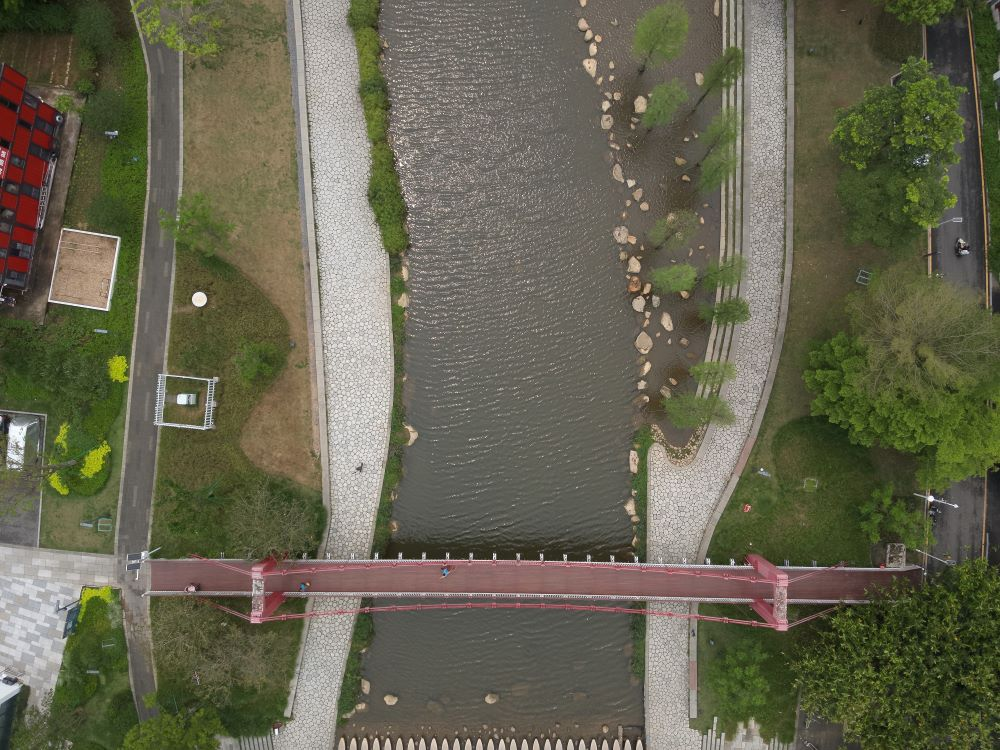
#> input picture 0029_W.jpg, 1000 x 750 px
$ python app.py
#> lines starting #> are read from the running program, lines starting #| are printed output that depends on the picture
import cv2
import numpy as np
from matplotlib import pyplot

# 初始化SIFT检测器

# 读取图片
img2 = cv2.imread('0029_W.jpg', 1)
#> img2 is the input picture: shape (750, 1000, 3); mean B, G, R 80.5, 100.6, 102.2
img1 = cv2.imread('0028_W.jpg', 1)
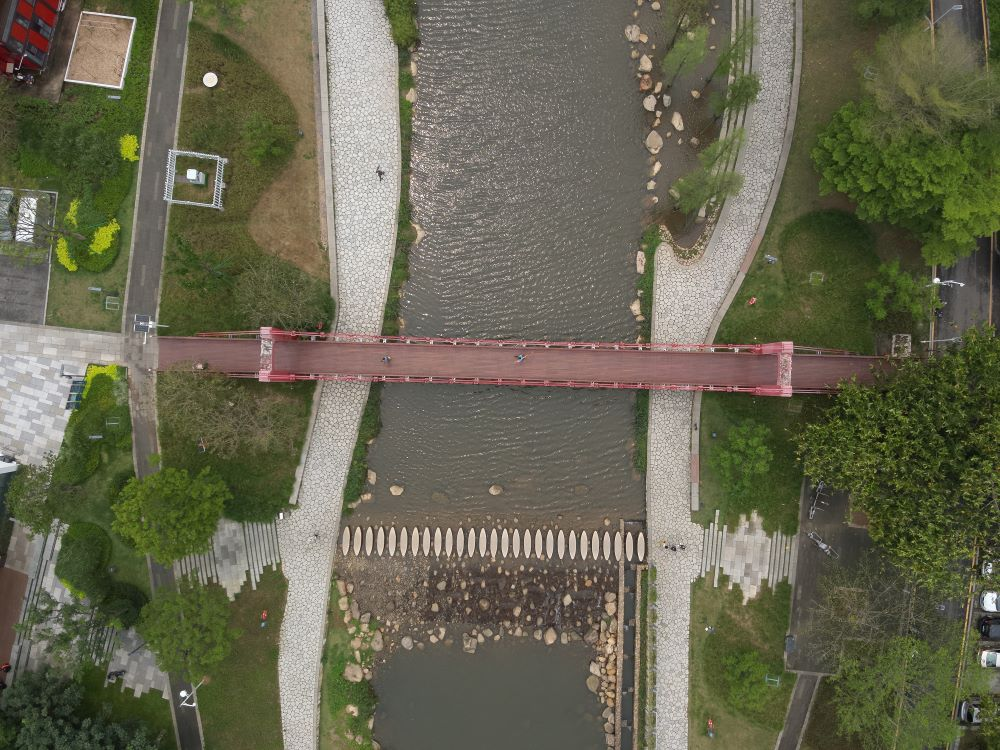
#> input picture 0028_W.jpg, 1000 x 750 px
#> img1 is the input picture: shape (750, 1000, 3); mean B, G, R 81.3, 102.4, 103.6

# 读取灰度图片
img1_gray = cv2.cvtColor(img1, cv2.COLOR_BGR2GRAY)
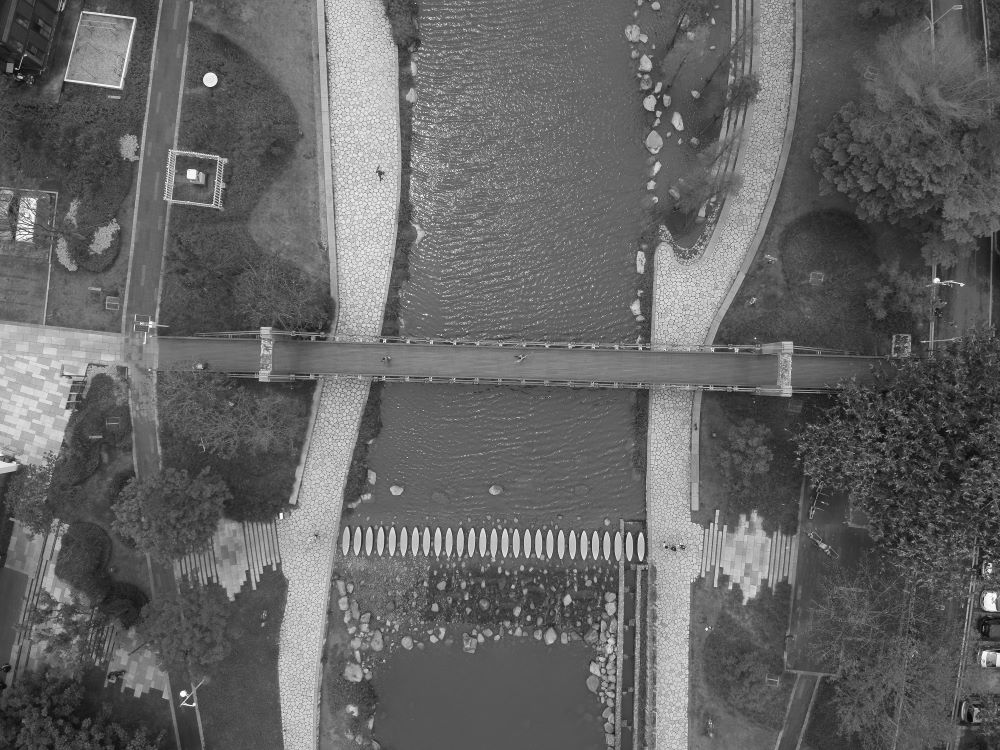
#> img1_gray: shape (750, 1000); min 1, max 255, mean 100.4
img2_gray = cv2.cvtColor(img2, cv2.COLOR_BGR2GRAY)
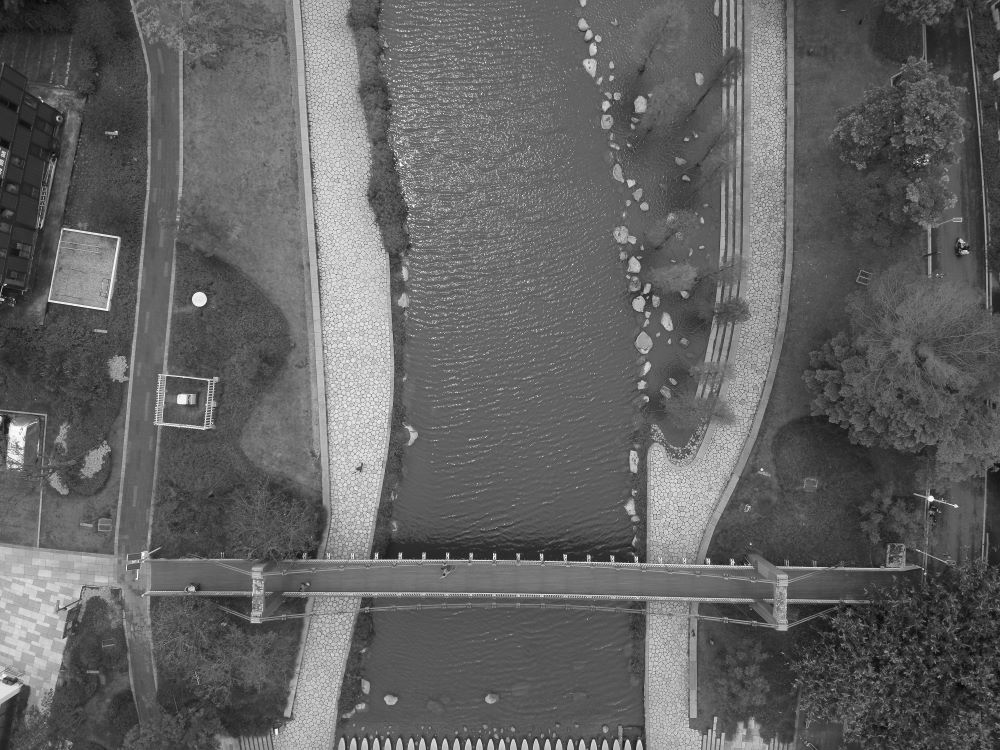
#> img2_gray: shape (750, 1000); min 2, max 255, mean 98.8

sift = cv2.xfeatures2d.SIFT_create()

# 找到关键点和描述符
kp1, des1 = sift.detectAndCompute(img1_gray, None)
#> kp1 = 5150 keypoints; strongest (x, y, size): (183, 693, 4.1), (210, 79, 9.1), (936, 280, 4), (191, 174, 7.1)
kp2, des2 = sift.detectAndCompute(img2_gray, None)
#> kp2 = 4258 keypoints; strongest (x, y, size): (931, 498, 4.2), (182, 399, 7.2), (276, 730, 2.2), (494, 555, 2.8)

# 使用FLANN进行匹配
FLANN_INDEX_KDTREE = 0
index_params = dict(algorithm=FLANN_INDEX_KDTREE, trees=5)
search_params = dict(checks=50)
flann = cv2.FlannBasedMatcher(index_params, search_params)
matches = flann.knnMatch(des1, des2, k=2)
#> matches = 5150 matches

# 仅保存良好的匹配
good = []
for m, n in matches:
    if m.distance < 0.3 * n.distance:
        good.append(m)
#> after the loop, good = 96 matches

    # 绘制匹配点
img3 = cv2.drawMatches(img1_gray, kp1, img2_gray, kp2, good, None, flags=2)
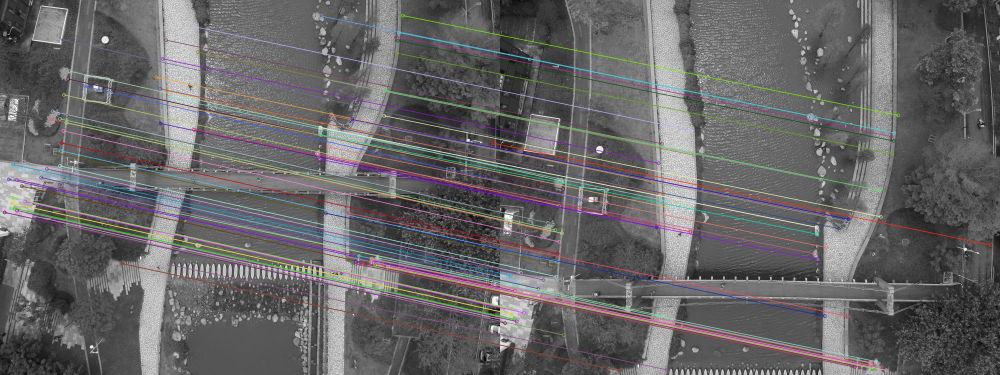
#> img3: shape (750, 2000, 3) (shown at 1/2 size); mean of channels 0, 1, 2 102.1, 101.3, 102.6; drawn as B, G, R
    # 显示图片
cv2.imshow('img3', img3)

    # 计算单应性矩阵
src_pts = np.float32([kp1[m.queryIdx].pt for m in good]).reshape(-1, 1, 2)
#> src_pts = 96 rows, first 8: [7.3, 418.4], [9.07, 424.4], [9.07, 424.4], [17.34, 358.4], [20.66, 416.5], [23.99, 406], [23.99, 406], [25.05, 357.1]
dst_pts = np.float32([kp2[m.trainIdx].pt for m in good]).reshape(-1, 1, 2)
#> dst_pts = 96 rows, first 8: [7.29, 639.3], [9.69, 645.7], [9.69, 645.7], [13.89, 580.7], [20.16, 638.2], [22.78, 627.9], [22.78, 627.9], [20.96, 579.2]
M, mask = cv2.findHomography(src_pts, dst_pts, cv2.RANSAC, 5.0)
#> M = [[0.963, 0.0243, -10.55], [-0.0602, 1, 226.6], [-5.55e-05, 1.75e-05, 1]]; mask = 96 values, max 1 at index 0, min 0 at index 41, mean 0.781

# 使用单应性矩阵对齐图像
h, w = img1_gray.shape
#> h = 750; w = 1000
aligned_img = cv2.warpPerspective(img2, M, (w, h))
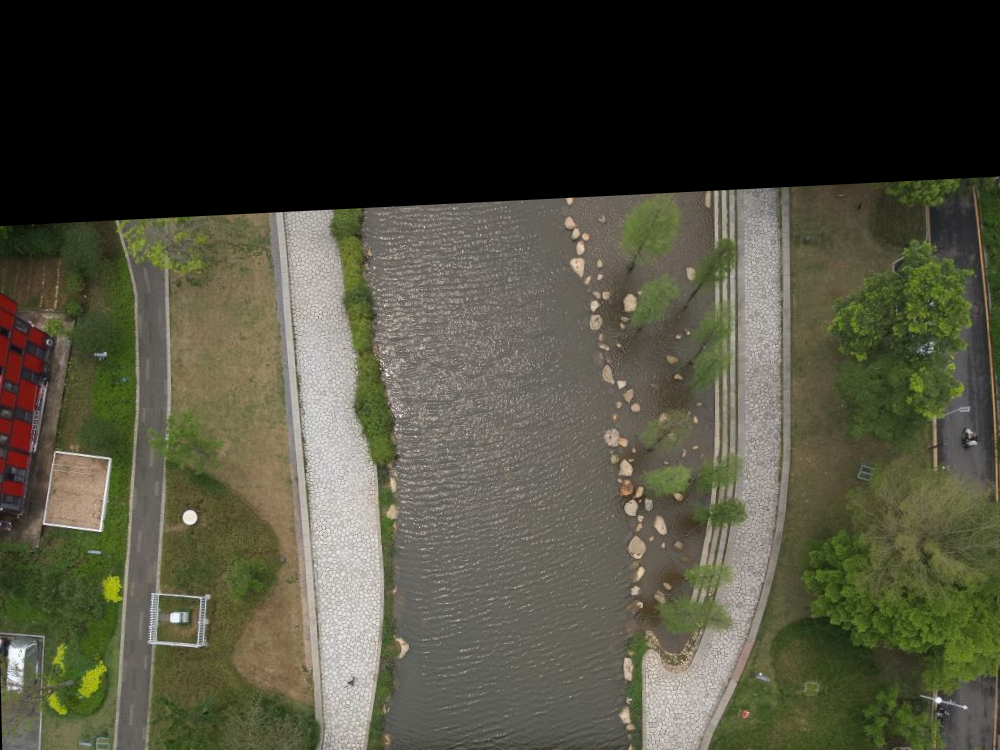
#> aligned_img: shape (750, 1000, 3); mean B, G, R 59.8, 75.2, 75.9

cv2.imshow('aligned_img', aligned_img)
cv2.imshow('img1', img1)
# 对齐后的图像和原图进行融合
result = cv2.addWeighted(img1, 0.5, aligned_img, 0.1, 0)
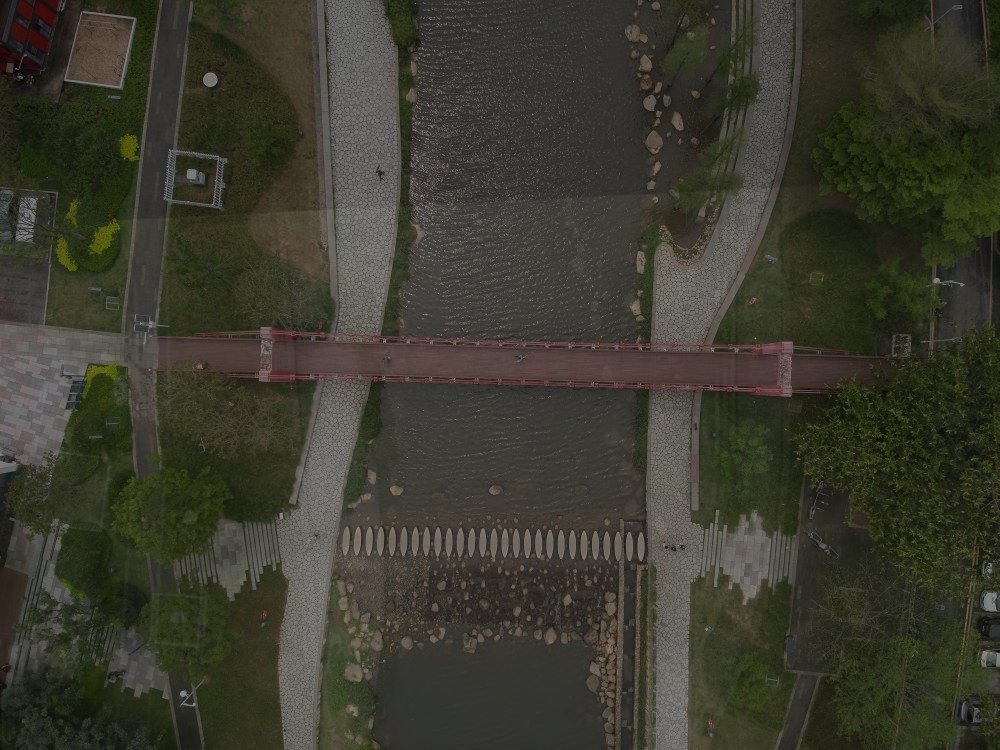
#> result: shape (750, 1000, 3); mean B, G, R 46.6, 58.7, 59.4

# 显示结果
cv2.imshow('Result', result)
cv2.waitKey(0)
cv2.destroyAllWindows()
